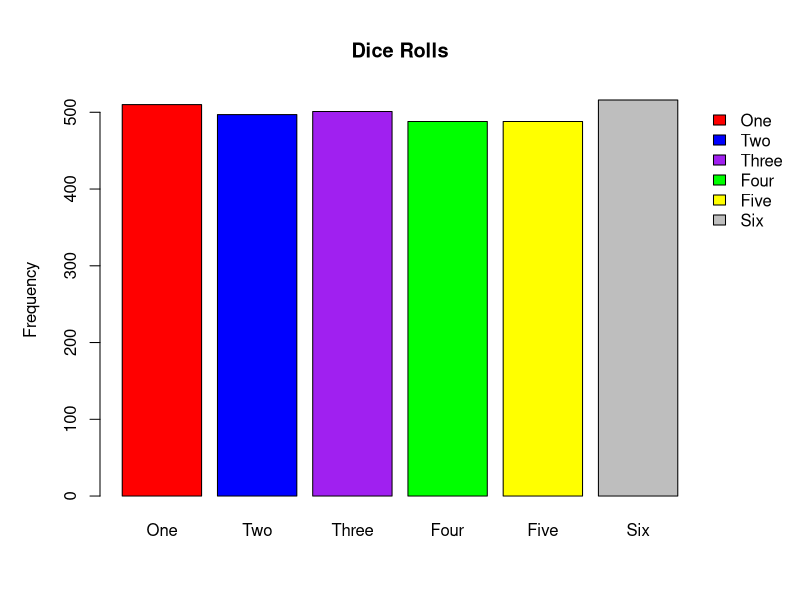
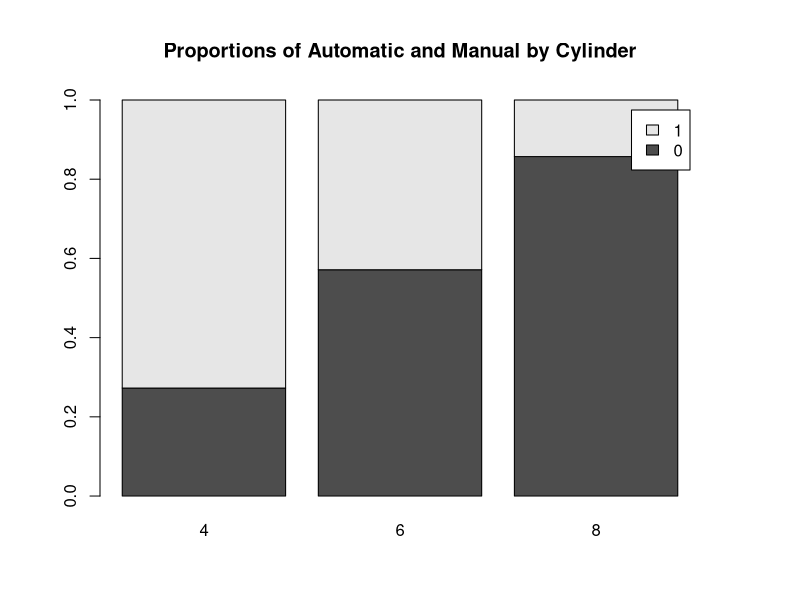

Source code (R) for these figures, in order:
## ---- chunk 1
knitr::opts_chunk$set(echo = TRUE)
## ---- chunk 2
set.seed(2864)
# a
x <- sample(c(1:100),1000, replace=TRUE)

# b
sum((x %% 10) == 0)

# c
y <- x[c(TRUE,FALSE)]
length(y)
head(y,10)

# d
z <- x[x%%2 == 1]
head(z,10)

## ---- chunk 3
(2 ^ c(1:50)) > (c(1:50) ^ 3)
## ---- chunk 4
# a
dieRolls <- sample(1:6,3000,replace=TRUE)
head(dieRolls,20)

# b
breaks <- c(0,1,2,3,4,5,6)
tags <- c('One','Two','Three', 'Four', 'Five', 'Six')
dieRolls.f <- cut(dieRolls,breaks=breaks,labels=tags)

# c
sum(dieRolls <= 3)/length(dieRolls)
# yes this matches our expectation because we expect around half of the dice rolls
# to be 1,2 or 3 in a fair die

# d
par(mar=c(5,5,5,5))
barplot(table(dieRolls.f), main='Dice Rolls', ylab='Frequency', legend=TRUE,
        args.legend = list(x = "topright", bty = "n", inset=c(-0.15, 0)),
        col=c('red','blue','purple', 'green','yellow','grey'))

## ---- chunk 5
set.seed(2864)
x <- rnorm(1000,1,2)
# we know this has a skew of 0

numerator <- sum((x - mean(x))^3)/length(x)
denominator <- (sum((x - mean(x))^2)^(3/2))/length(x)

numerator/denominator

## ---- chunk 6
# a
names(mtcars)

# b
df <- mtcars[mtcars$am==0 & mtcars$wt > mean(mtcars$wt),c('mpg', 'cyl', 'wt','am')]

# c
table(mtcars$cyl,mtcars$am)
# yes vehicles with more cylinders are more likely to have a manual transmission

# d
#barplot(table(mtcars$am, mtcars$cyl))
barplot(prop.table(table(mtcars$am,mtcars$cyl),margin=2), main='Proportions of Automatic and Manual by Cylinder', legend=TRUE)

# yes the graph of the proportions confirms the answer in part c


## ---- chunk 7

# 1
set.seed(2864)
x <- rnorm(100,0,1)
y <- rnorm(100,0.5,1)

head(abs(x - y),10)
head(sign(x - y),10)

# 2
rank(-abs(x - y))
ri <- rank(-abs(x - y))

# 3
dfWilcox <- data.frame(xi=x,yi=y,Ri=rank(-abs(x - y)))

# 4
abs(sum(apply(dfWilcox, 1, function(x) sign(x['xi'] - x['yi']) * x['Ri'])))
abs(sum(sign(x-y)* ri))


